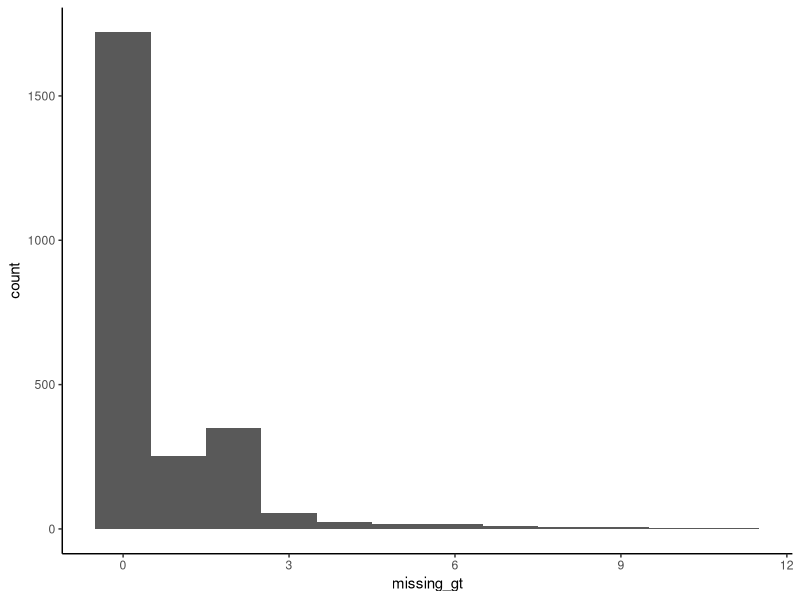
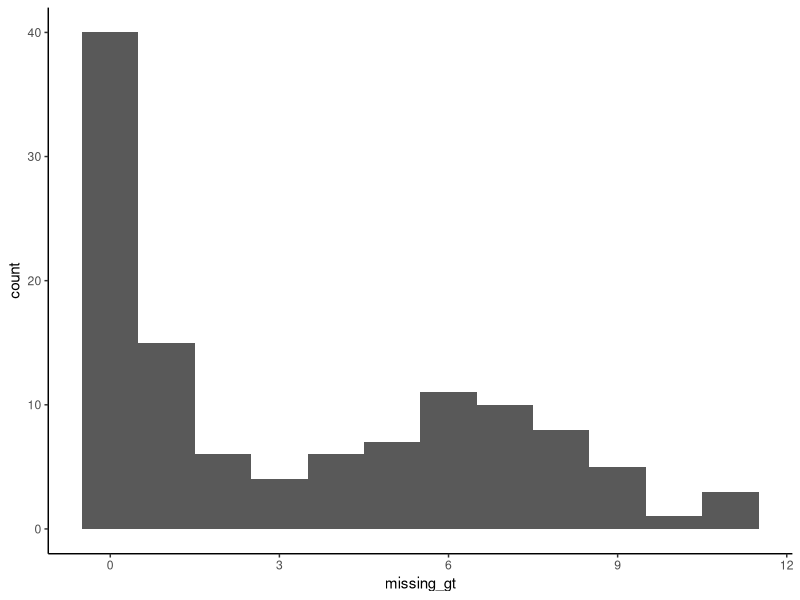
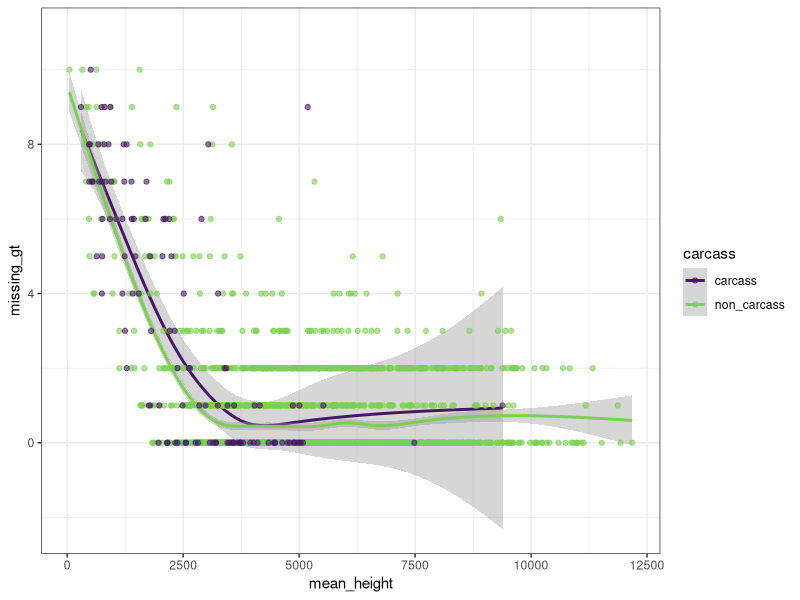

These figures' R source, in order:
## ---- chunk 1
require(tidyverse)
require(magrittr)
## ---- chunk 2
#import all raw data
gm_a <- read_tsv("genotype_data/genemapper_output/MCKR_Plate_1-4 Genotypes Table.txt", col_types = cols(.default = "c"))

gm_b <- read_tsv("genotype_data/genemapper_output/MCKR_Plate_5-8 Genotypes Table.txt", col_types = cols(.default = "c"))

gm_c <- read_tsv("genotype_data/genemapper_output/MCKR_Plate_9-12 Genotypes Table.txt", col_types = cols(.default = "c"))

gm_d <- read_tsv("genotype_data/genemapper_output/MCKR_Plate_13-16 Genotypes Table.txt", col_types = cols(.default = "c"))

gm_e <- read_tsv("genotype_data/genemapper_output/MCKR_Plate_17-20 Genotypes Table.txt", col_types = cols(.default = "c"))

gm_f <- read_tsv("genotype_data/genemapper_output/MCKR_Plate_21-24 Genotypes Table.txt", col_types = cols(.default = "c"))

gm_g <- read_tsv("genotype_data/genemapper_output/MCKR_Plate_25-28 Genotypes Table.txt", col_types = cols(.default = "c"))

# consolidate
gm_all <- bind_rows(gm_a, gm_b, gm_c, gm_d, gm_e, gm_f, gm_g)


# remove controls, blanks, etc 
gm_all %<>%
  filter(str_starts(`Sample Name`, "Ots"))
## ---- chunk 3
# how many scoring errors did I miss (e.g. more than two alleles, unbinned alleles, etc),

gm_all %>%
  summarise(more_than_two_allele = sum(ADO == "true"), 
            unbinned_allele1 = sum(`Allele 1` == "?", na.rm = TRUE),
            unbinned_allele2 = sum(`Allele 2` == "?", na.rm = TRUE))


## ---- chunk 4
#clean up allele display overflow gts, set to NA
gm_all %<>%
  mutate(`Allele 1` = case_when(ADO == "true" ~ NA_character_,
                                TRUE ~ `Allele 1`),
         `Allele 2` = case_when(ADO == "true" ~ NA_character_,
                                TRUE ~ `Allele 2`),)

# remove all the individual objects
rm(gm_a)
rm(gm_b)
rm(gm_c)
rm(gm_d)
rm(gm_e)
rm(gm_f)
rm(gm_g)

## ---- chunk 5
# sorta long (each allele is its own column for each marker/individual)
gt_l_0.1 <- gm_all %>%
  select(sample = `Sample Name`, marker = Marker, panel = Panel, a1 = `Allele 1`, a2 = `Allele 2`)

# super long (for conversion only, totally long - each allele/marker/individual is its own row)
gt_0.1_sl <- gm_all %>%
  select(sample = `Sample Name`, marker = Marker, panel = Panel, a1 = `Allele 1`, a2 = `Allele 2`) %>%
  pivot_longer(cols = c(a1, a2), values_to = "allele")

#now convert to wide format (each marker gets two columns, format for colony and cervus)
gt_0.1 <- gt_0.1_sl %>%
  pivot_wider(id_cols = c(sample), names_from = c(marker, name), names_prefix = "Ot",  values_from = allele)
  

## ---- chunk 6
missing_count <- gt_l_0.1 %>%
  filter(marker != 	"OtY3") %>%
  group_by(sample) %>%
  summarise(missing_gt = sum(is.na(a1)))

missing_count %>%
  summarise(n_at_least_7_loci = sum((11-missing_gt) <= 7),
            n_at_least_8_loci = sum((11-missing_gt) <= 8),
            n_at_least_9_loci = sum((11-missing_gt) <= 9))
## ---- chunk 7
missing_count_no_carcass <- gt_l_0.1 %>%
  filter(marker != 	"OtY3") %>%
  filter(str_detect(sample, "OtsAC")) %>%
  group_by(sample) %>%
  summarise(missing_gt = sum(is.na(a1)))

missing_count_no_carcass %>%
  summarise(n_at_least_7_loci = sum((11-missing_gt) <= 7),
            n_at_least_8_loci = sum((11-missing_gt) <= 8),
            n_at_least_9_loci = sum((11-missing_gt) <= 9))
## ---- chunk 8
missing_count_carcass <- gt_l_0.1 %>%
  filter(marker != 	"OtY3") %>%
  filter(str_detect(sample, "OtsCC")) %>%
  group_by(sample) %>%
  summarise(missing_gt = sum(is.na(a1)))

missing_count_carcass %>%
  summarise(n_at_least_7_loci = sum((11-missing_gt) <= 7),
            n_at_least_8_loci = sum((11-missing_gt) <= 8),
            n_at_least_9_loci = sum((11-missing_gt) <= 9))
## ---- chunk 9
ggplot(data = missing_count_no_carcass)+geom_histogram(aes(x = missing_gt), bins =12)+theme_classic()
## ---- chunk 10
sum(missing_count_no_carcass$missing_gt>=9)
## ---- chunk 11
ggplot(data = missing_count_carcass)+geom_histogram(aes(x = missing_gt), bins =12)+theme_classic()
sum(missing_count_carcass$missing_gt>=9)
## ---- chunk 12
# definitely a smarter way to do this, but lets just make 4 comparisons and average them all out

gt_0.1 %>%
  group_by(sample) %>%
  summarise(fail_within_253_249 = sum(is.na(Ot253b_a1) & is.na(Ot249_a1)),
            fail_without_253_311 = sum(is.na(Ot253b_a1) & is.na(Ot311_a1)),
            fail_within_201_209 =  sum(is.na(Ot201_a1) & is.na(Ot209_a1)),
            fail_without_201_212 =  sum(is.na(Ot201_a1) & is.na(Ot212_a1)),
            fail_within_208_211 = sum(is.na(Ot208_a1) & is.na(Ot211_a1)),
            fail_without_208_515 = sum(is.na(Ot208_a1) & is.na(Ot515_a1))) %>%
  summarise(fail_together_rate = (sum(fail_within_253_249)+sum(fail_within_201_209)+ sum(fail_within_208_211))/(2580*3), fail_apart_rate = (sum(fail_without_253_311)+sum(fail_without_201_212)+sum(fail_without_208_515))/(2580*3))
## ---- chunk 13
peak_height_data <- gm_all %>%
  filter(Marker != "OtY3") %>%
  group_by(`Sample Name`) %>%
  mutate(`Height 1` = as.numeric(`Height 1`)) %>%
  summarise(mean_height = mean(`Height 1`, na.rm = TRUE)) %>%
  rename(sample = `Sample Name`) %>%
  left_join(missing_count) %>%
  mutate(carcass = case_when(str_detect(sample, "OtsCC") ~ "carcass",
                             TRUE ~ "non_carcass"))


summary(glm(missing_gt ~ mean_height, data = peak_height_data, family = "poisson"))

ggplot(data = peak_height_data)+geom_smooth(aes(mean_height, missing_gt, color = carcass))+geom_point(aes(mean_height, missing_gt, color = carcass), alpha = 0.6)+theme_bw()+scale_colour_viridis_d(begin = 0.05, end = 0.8)

## ---- chunk 14
gm_all %>%
  filter(Marker != "OtY3") %>%
  group_by(`Sample Name`) %>%
  mutate(`Height 1` = as.numeric(`Height 1`)) %>%
  summarise(mean_height = mean(`Height 1`, na.rm = TRUE)) %>%
  rename(sample = `Sample Name`) %>%
  left_join(missing_count) %>%
  filter(mean_height < 3000 ) %>%
  mutate(carcass = case_when(str_detect(sample, "OtsCC") ~ "carcass",
                             TRUE ~ "non_carcass")) %>%
  count(carcass)

#what about below the cutoff AND have below the cutoff for inclusion (missing >4 loci)
gm_all %>%
  filter(Marker != "OtY3") %>%
  group_by(`Sample Name`) %>%
  mutate(`Height 1` = as.numeric(`Height 1`)) %>%
  summarise(mean_height = mean(`Height 1`, na.rm = TRUE)) %>%
  rename(sample = `Sample Name`) %>%
  left_join(missing_count) %>%
  filter(mean_height < 3000 & missing_gt > 4 ) %>%
  mutate(carcass = case_when(str_detect(sample, "OtsCC") ~ "carcass",
                             TRUE ~ "non_carcass")) %>%
  count(carcass)


#what about below the cutoff AND are near the cutoff for inclusion (missing >3 loci)
gm_all %>%
  filter(Marker != "OtY3") %>%
  group_by(`Sample Name`) %>%
  mutate(`Height 1` = as.numeric(`Height 1`)) %>%
  summarise(mean_height = mean(`Height 1`, na.rm = TRUE)) %>%
  rename(sample = `Sample Name`) %>%
  left_join(missing_count) %>%
  filter(mean_height < 3000 & missing_gt > 3 ) %>%
  mutate(carcass = case_when(str_detect(sample, "OtsCC") ~ "carcass",
                             TRUE ~ "non_carcass")) %>%
  count(carcass)
## ---- chunk 15
re_ext_inds <- gm_all %>%
  filter(Marker != "OtY3") %>%
  group_by(`Sample Name`) %>%
  mutate(`Height 1` = as.numeric(`Height 1`)) %>%
  summarise(mean_height = mean(`Height 1`, na.rm = TRUE)) %>%
  rename(sample = `Sample Name`) %>%
  left_join(missing_count) %>%
  filter(mean_height < 2310 & missing_gt > 3 ) %>% #adjusted these number until hit 94 samples
  mutate(carcass = case_when(str_detect(sample, "OtsCC") ~ "carcass",
                             TRUE ~ "non_carcass")) %>%
  pull(sample)
## ---- chunk 16
missing_count_panel <- gt_l_0.1 %>%
  group_by(sample, panel) %>%
  summarise(missing_gt = sum(is.na(a1), na.rm = TRUE))

# exact number of individuals with x missing, per panel
missing_count_panel %>%
  ungroup() %>%
  group_by( panel) %>%
  summarise(miss_4_per_panel =  sum(missing_gt==4),
            miss_3_per_panel =  sum(missing_gt==3),
            miss_2_per_panel =  sum(missing_gt==2),
            miss_1_per_panel=  sum(missing_gt==1))
  
# number of missing individuals with x or more missing loci, per panel
missing_count_panel %>%
  ungroup() %>%
  group_by(panel) %>%
  summarise(miss_al4_per_panel =  sum(missing_gt>=4),
            miss_al3_per_panel =  sum(missing_gt>=3),
            miss_al2_per_panel =  sum(missing_gt>=2),
            miss_al1_per_panel=  sum(missing_gt>=1))
  #slice_max(order_by = missing_gt, n =376) %>%
  #count(panel)

## ---- chunk 17
missing_at_least_2_overall <- missing_count %>%
  filter(missing_gt >=2) %>%
  pull(sample)

missing_count_panel_filtered <- gt_l_0.1 %>%
  filter(sample %in% missing_at_least_2_overall) %>%
  group_by(sample, panel) %>%
  summarise(missing_gt = sum(is.na(a1), na.rm = TRUE))

missing_count_panel_filtered %>%
  ungroup() %>%
  group_by(panel) %>%
  summarise(miss_al4_per_panel =  sum(missing_gt>=4),
            miss_al3_per_panel =  sum(missing_gt>=3),
            miss_al2_per_panel =  sum(missing_gt>=2),
            miss_al1_per_panel=  sum(missing_gt>=1))
## ---- chunk 18
missing_at_least_3_overall <- missing_count %>%
  filter(missing_gt >=3) %>%
  pull(sample)

missing_count_panel_filtered3 <- gt_l_0.1 %>%
  filter(sample %in% missing_at_least_3_overall) %>%
  group_by(sample, panel) %>%
  summarise(missing_gt = sum(is.na(a1), na.rm = TRUE))

missing_count_panel_filtered3 %>%
  ungroup() %>%
  group_by(panel) %>%
  summarise(miss_al4_per_panel =  sum(missing_gt>=4),
            miss_al3_per_panel =  sum(missing_gt>=3),
            miss_al2_per_panel =  sum(missing_gt>=2),
            miss_al1_per_panel=  sum(missing_gt>=1))
## ---- chunk 19
failed_sex_marker_inds <- gt_l_0.1 %>%
  filter(marker == "OtY3", is.na(a1)) %>%
  pull(sample)

sum(failed_sex_marker_inds %in% missing_at_least_3_overall)
## ---- chunk 20
# first eliminate 6 individuals from the missing_at_least 3 overall, but make sure they are ones with 8, not 7 genotypes
rr_inds <- missing_count %>%
  slice_max(order_by = missing_gt, n = 192, with_ties = FALSE) %>%
  pull(sample)

rerun <- as.data.frame(c(rr_inds, failed_sex_marker_inds))
colnames(rerun) <- "sample"

rerun %<>%
  distinct(sample) %>%
  left_join(missing_count) %>%
  mutate(missing_sex_marker = case_when(sample %in% failed_sex_marker_inds ~ TRUE,
                                        TRUE ~ FALSE)) %>%
  arrange(desc(missing_sex_marker), sample)

  
## ---- chunk 21
prog <- readxl::read_xlsx("../metadata/dayan_metadata/processed_metadata/Dayan_Oct2021_progeny_export.xlsx", sheet = 1, guess_max = 10000 )  

prog %<>%
  select(sample = `Sample Name`, `Container Name`)

rerun %<>%
  left_join(prog )

rerun %<>%
  mutate(plate_group = case_when(sample %in% rr_inds ~ "plate29_30",
                           TRUE ~ "plate_31"))

# some of these are listed as batch samples in the version of the metadata available here. will manually edit them in the output spreadsheet

#write_tsv(rerun, "../lab_work/genotyping/re_run_planning/two_plate_rerun_list.txt")
## ---- chunk 22
# add step to convert straight from gt_0.1 to mckr_gts to skip this for now
# eventually remove this and actually add re-runs
